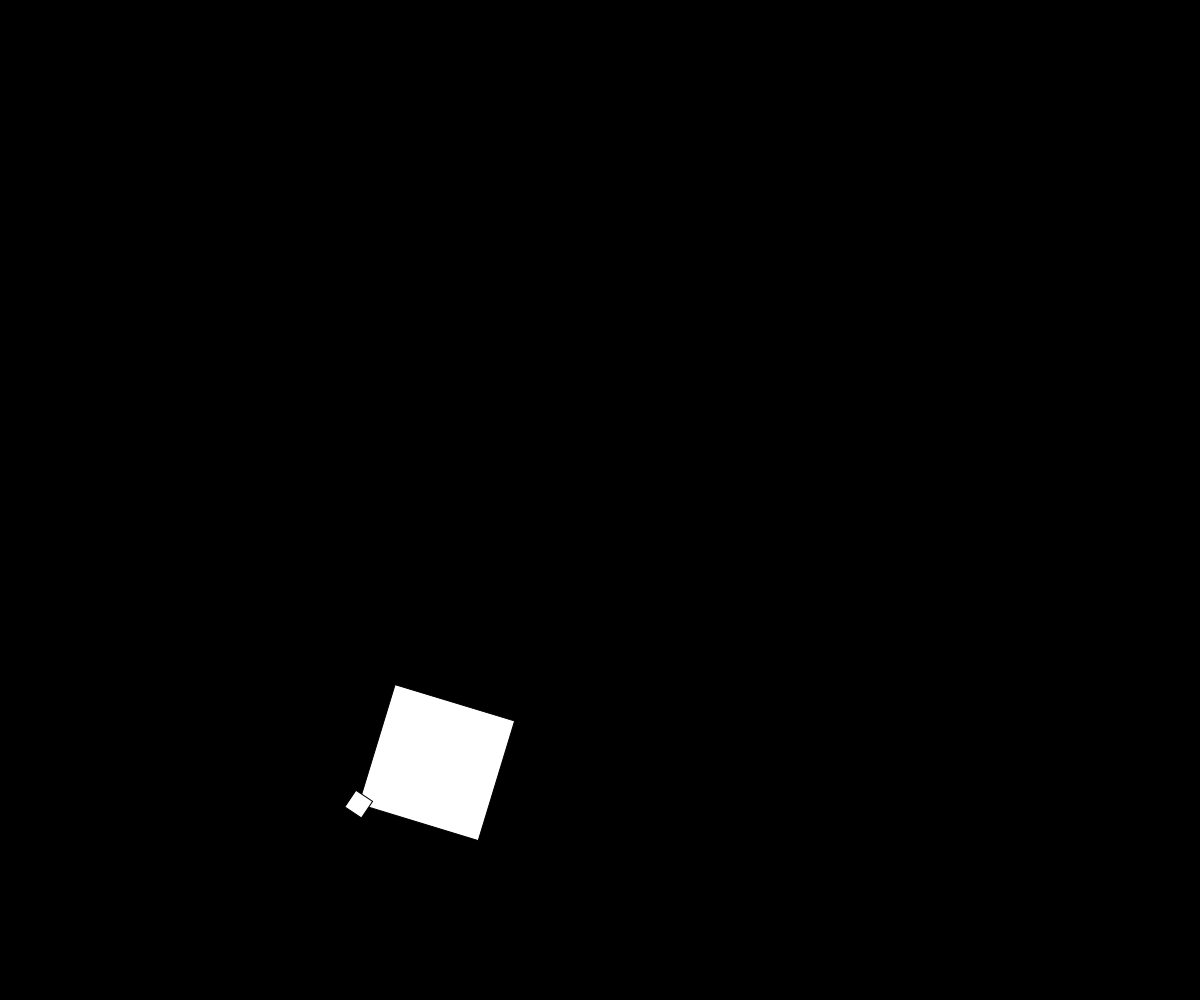
Frame 1 (no input)
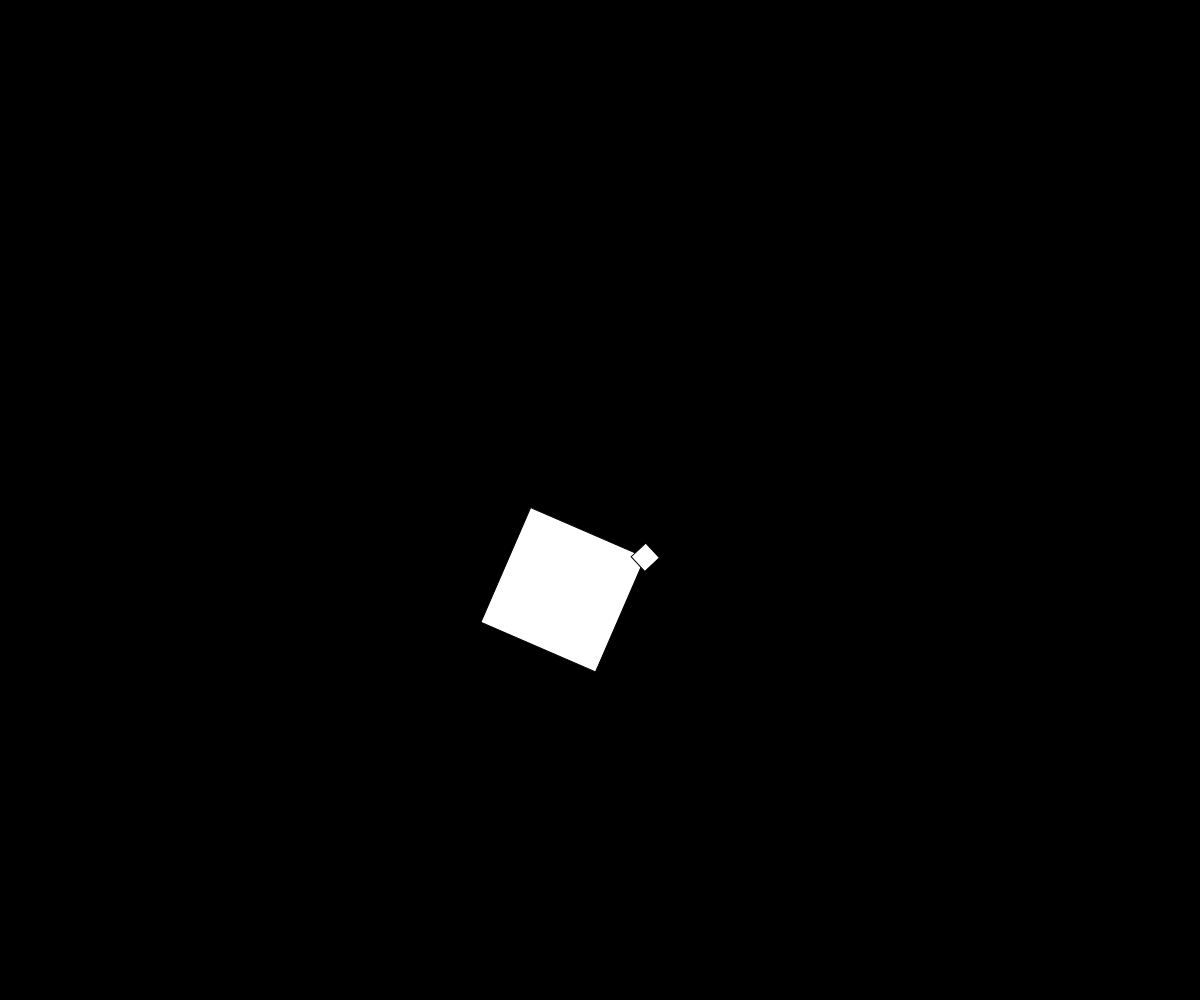
Frame 60 (no input)
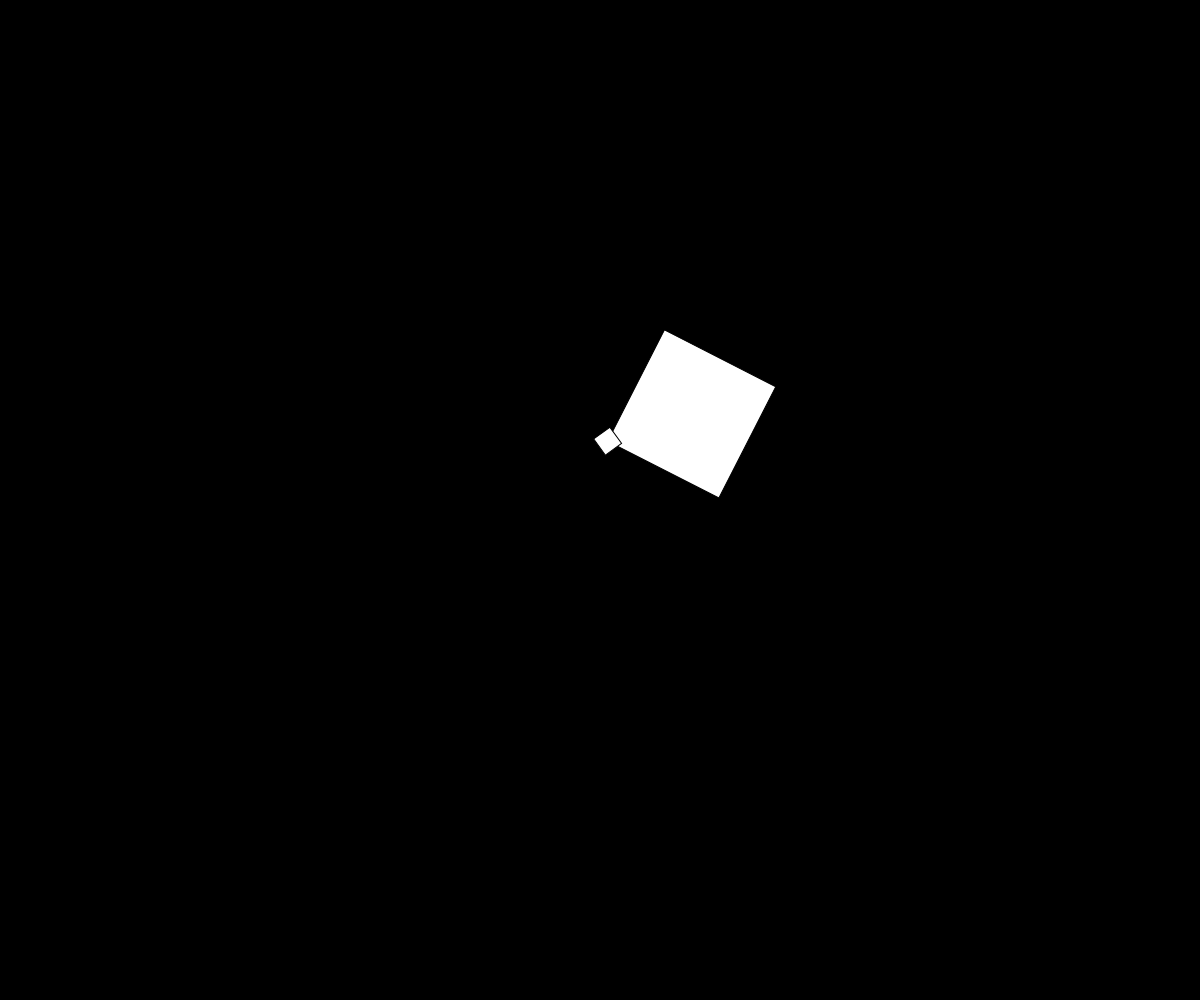
Frame 120 (the mouse pressed at the canvas centre since frame 60)

The p5.js sketch that drew these frames (run headless with seeded random() and noise() and a simulated clock; from frame 60 on, the mouse is pressed at the canvas centre):

// p5.js sketch
// ── sketch.js
var xpos, ypos;
var xspeed, yspeed;

var length;

var rot, rotinc;

function setup() {
createCanvas(windowWidth, windowHeight);
    
    xspeed = random(-5.0, 5.0);
    yspeed = random(-5.0, 5.0);
    
    length = random(50, 150);
    
    xpos = random(length/2, width-length/2);
    ypos = random(length/2, height-length/2);
    
    rot = random(TWO_PI);
    rotinc = random(-.1, .1);
}

function draw() {
    background(0);
    
    xpos += xspeed;
    ypos += yspeed;
        
    if(xpos > width-length/2 || xpos < length/2){
        xspeed *= -1;
    }

    if(ypos > height-length/2 || ypos < length/2){
        yspeed *= -1;
    }
    
    
    rectMode(CENTER);
//    push();
    translate(xpos, ypos);
    rotate(rot); 
    rect(0, 0, length, length);
    translate(length/2, length/2);
//    pop();
    rotate(rot);
    rect(0, 0, 20, 20);

    rot += rotinc;
}
